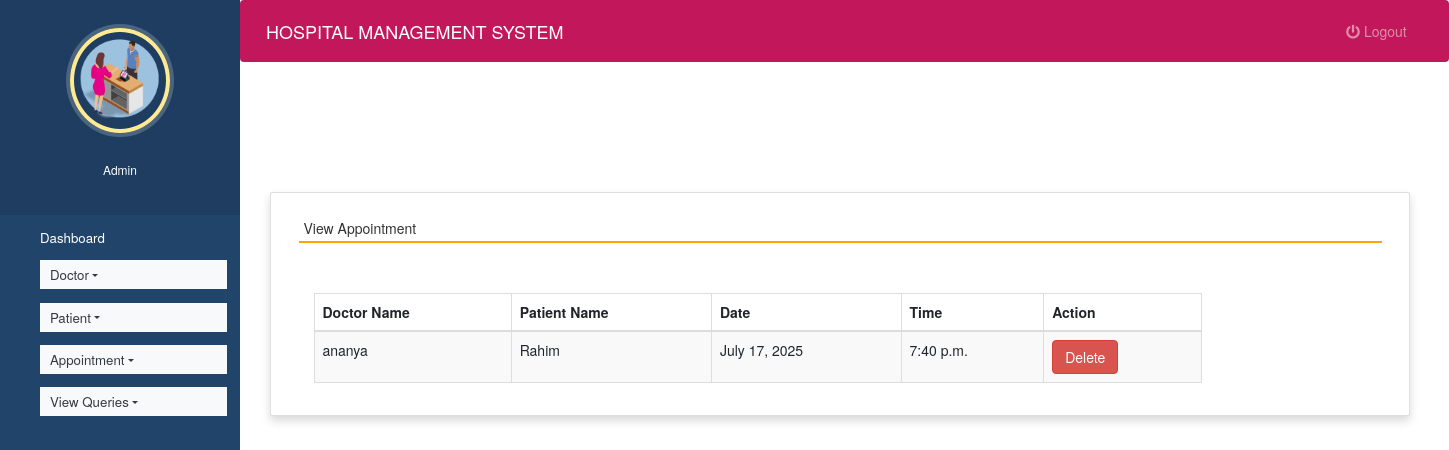
Page /view_appointment (signed in) on the earlier database version.
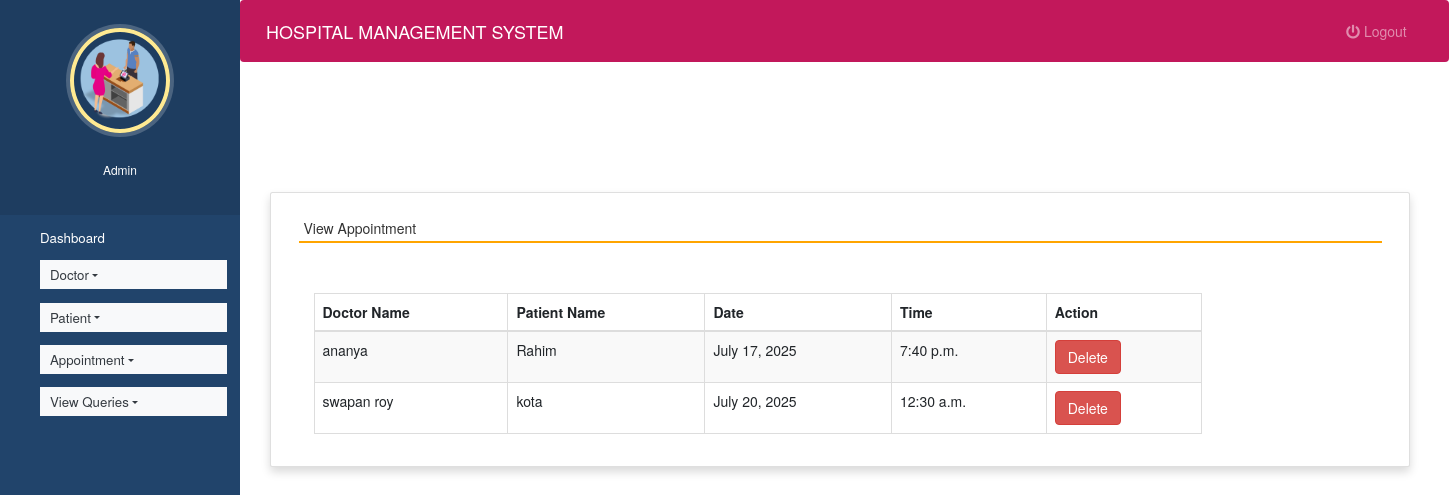
Same page on the later database version.
### hospitals/models.py (models this page shows, shortened)
class Appointment(models.Model):
    doctor = models.ForeignKey(Doctor,on_delete=models.CASCADE)
    patient = models.ForeignKey(Patient, on_delete=models.CASCADE)
    date1 = models.DateField()
    time1 = models.TimeField()

class Doctor(models.Model):
    name = models.CharField(max_length=100)
    mobile = models.CharField(max_length=20)
    special = models.CharField(max_length=100)
    shift_date = models.DateField(null=True, blank=True)
    start_time = models.TimeField(null=True, blank=True)
    end_time = models.TimeField(null=True, blank=True)
    def __str__(self):
       return self.name;

class Patient(models.Model):
    name = models.CharField(max_length=50)
    gender = models.CharField(max_length=10)
    mobile = models.IntegerField(null=True)
    address = models.CharField(max_length=50)
    def __str__(self):
       return self.name;

### hospitals/views.py (the view)
# urls.py: path('view_appointment', view_appointment, name='view_appointment'),
def view_appointment(request):
    if not request.user.is_staff:
        return redirect('login')
    appointment = Appointment.objects.all()
    d = {'appointment':appointment}
    return render(request,'view_appointment.html', d)

### hospitals/templates/view_appointment.html (shortened to what this page needs)
{% extends 'admin_nav.html' %}
{% load static %}
{% block content %}
<link rel="stylesheet" href="https://maxcdn.bootstrapcdn.com/bootstrap/3.4.1/css/bootstrap.min.css">
  <link rel="stylesheet" href="https://cdnjs.cloudflare.com/ajax/libs/font-awesome/4.7.0/css/font-awesome.min.css">
  <link rel="stylesheet" href="https://use.fontawesome.com/releases/v5.6.3/css/all.css">
<br><br><br><br>
<div class="container card shadow m-5">
    <div class="card-body">
        <h5 class="p-2" style="border-bottom: 2px solid orange">View Appointment</h5>
		<div class="container mt-5">
		<table id="example" class="table table-striped table-bordered table-sm" style="width:80%">
			<thead>
				<tr>
					<th>Doctor Name</th>
					<th>Patient Name</th>
                    <th>Date</th>
					<th>Time</th>
					<th>Action</th>
				</tr>
			</thead>
			<tbody>
            {% for i in appointment %}
			<tr>
				<td>{{i.doctor}}</td>
				<td>{{i.patient}}</td>
				<td>{{i.date1}}</td>
				<td>{{i.time1}}</td>
				<td><a href="{% url 'delete_appointment' i.id %}" onclick="return confirm('Are you ready to delete this record ?')" class="btn btn-danger">Delete</a></td>
			</tr>
			{% endfor %}
			</tbody>
		</table>
	 </div>
	</div>
</div>
{% endblock content %}

Differences in the rows shown:
added Appointment: doctor "swapan roy", patient "kota", date1 "July 20, 2025", time1 "12:30 a.m."
